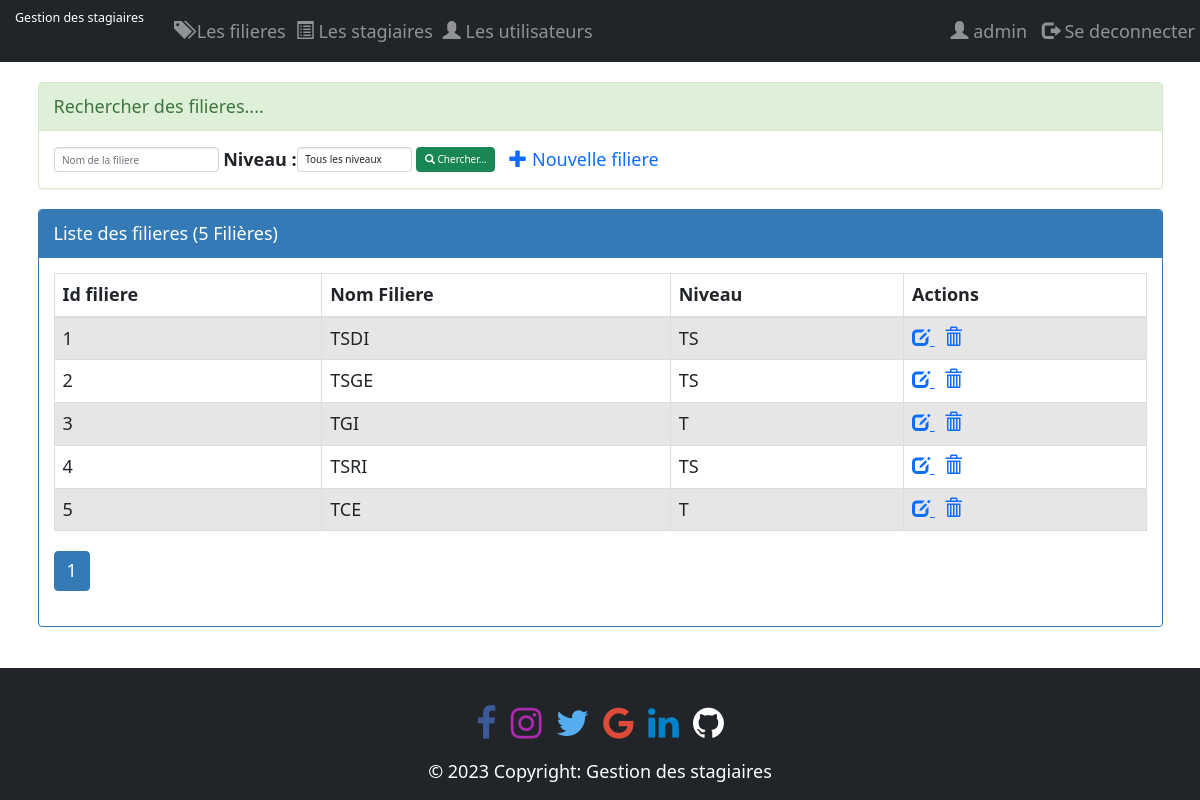
The app's page /pages/filieres.php (signed in) with its own data.
### tables this page shows
create table filiere(
    idFiliere int(4) auto_increment primary key,
    nomFiliere varchar(50),
    niveau varchar(50)
);

### pages/filieres.php (the view, shortened to what this page needs)
<?php
        require_once("connexionbd.php");
        $nomF=isset($_GET['nomF'])?$_GET['nomF']:"";
        $niveau=isset($_GET['niveau'])?$_GET['niveau']:"all";
        $size=isset($_GET['size'])?$_GET['size']:6;
        $page=isset($_GET['page'])?$_GET['page']:1;
        $offset=($page-1)*$size ;
        if($niveau=="all") {
                $requete="select * from filiere
                          where nomFiliere like '%$nomF%'
                          limit $size
                          offset $offset";
                $requeteCount="select count(*) countF from filiere
                               where nomFiliere like '%$nomF%'";
        }
        $resultatF=$pdo->query($requete);
        $resultatCount=$pdo->query($requeteCount);
        $tabCount=$resultatCount->fetch();
        $nbrFiliere=$tabCount['countF'];
        $reste=$nbrFiliere % $size ;
        if($reste===0)
            $nbrPage=$nbrFiliere/$size;
        else
            $nbrPage=floor ($nbrFiliere/$size)+1;
?>
<!DOCTYPE HTML>
<HTMl>
    <head>
        <link rel="stylesheet" href="https://maxcdn.bootstrapcdn.com/bootstrap/3.4.0/css/bootstrap.min.css">
		<link rel="stylesheet" href="https://maxcdn.bootstrapcdn.com/bootstrap/4.3.1/css/bootstrap.min.css">
        <link rel="stylesheet" href="https://cdnjs.cloudflare.com/ajax/libs/font-awesome/4.7.0/css/font-awesome.min.css">
		<link rel ="stylesheet"  href = "../css/bootstrap/css/bootstrap.css">
		<link rel ="stylesheet"  href = "../css/monstyle.css">
    </head>
    <body>
    <?php include("menu.php"); ?>
        <div class="container">
            <div class="panel panel-success">
                 <div class="panel-heading">Rechercher des filieres....</div>
                <div class="panel-body">
                     <form method="get" action="filieres.php" class="form-inline">
                        <div class="form-group">
                            <input type="text" name="nomF" placeholder="Nom de la filiere" class="form-control" value="<?php echo $nomF ?>">
                        </div> &nbsp
                        <label for="niveau"> Niveau :</label>
                        <select name="niveau" class="form-control" id="niveau" onchange="this.form.submit()">
                            <option value="all" <?php if($niveau=="all") echo "selected" ?> >Tous les niveaux</option>
                        </select>
                        <button type="submit" class="btn btn-success">
                            <span class="glyphicon glyphicon-search"> </span>
                            Chercher...
                        </button>
                         <?php if($_SESSION['user']['role']=='ADMIN'){?>
                            <a href="nouvelleFiliere.php">
                            <span class="glyphicon glyphicon-plus"> </span>
                            Nouvelle filiere</a>
                        <?php } ?>
                    </form>
                </div>
            </div>
            <div class="panel panel-primary">
                 <div class="panel-heading">Liste des filieres (<?php echo $nbrFiliere ?> Filières)</div>
                <div class="panel-body">
                    <table class="table table-striped table-bordered">
                        <thead>
                            <tr>
                                <th>Id filiere</th>
                                <th>Nom Filiere</th>
                                <th>Niveau</th>
                                <?php if($_SESSION['user']['role']=='ADMIN') { ?>
                                    <th>Actions</th>
                                <?php } ?>
                            </tr>
                        </thead>
                        <tbody>
                            <?php while($filiere=$resultatF->fetch()) { ?>
                                <tr>
                                    <td> <?php echo $filiere['idFiliere'] ?> </td>
                                    <td> <?php echo $filiere['nomFiliere'] ?> </td>
                                    <td> <?php echo $filiere['niveau'] ?> </td>
                                    <?php if($_SESSION['user']['role']=='ADMIN') { ?>
                                        <td>
                                            <a href="editerFiliere.php?idF=<?php echo $filiere['idFiliere']?>">
                                                <span class="glyphicon glyphicon-edit"></span>
                                            </a>
                                            <a onclick="return confirm('Etes-vous sur de vouloir supprimer la filiere')" href="supprimerFiliere.php?idF=<?php echo $filiere['idFiliere']?>">
                                                <span class="glyphicon glyphicon-trash"></span>
                                            </a>
                                        </td>
                                    <?php } ?>
                                </tr>
                            <?php } ?>
                        </tbody>
                    </table>
                    <div>
                        <ul class="pagination">
                            <?php for($i=1;$i<=$nbrPage;$i++) { ?>
                                <li class="<?php if($i==$page) echo 'active'; ?>">
                                        <a href="filieres.php?page=<?php echo $i; ?>&nomF=<?php echo $nomF; ?>&niveau=<?php echo $niveau; ?>">
                                        <?php echo $i; ?>
                                     </a>
                                </li>
                            <?php }?>
                        </ul>
                    </div>
                </div>
            </div>
        </div>
        <?php include("footer.php"); ?>
    </body>
</HTMl>

### css/monstyle.css (style rules this page uses)
body { margin: 0; display: flex; flex-direction: column; min-height: 100vh; font-size: 18px ; }
.container { flex: 1 ; }
.form-inline a { text-decoration: none; }

### records on screen
filiere: idFiliere "1", nomFiliere "TSDI", niveau "TS"
filiere: idFiliere "2", nomFiliere "TSGE", niveau "TS"
filiere: idFiliere "3", nomFiliere "TGI", niveau "T"
filiere: idFiliere "4", nomFiliere "TSRI", niveau "TS"
filiere: idFiliere "5", nomFiliere "TCE", niveau "T"

### other values on screen
$_SESSION['user']['login'] "admin"
$nbrFiliere "5"
